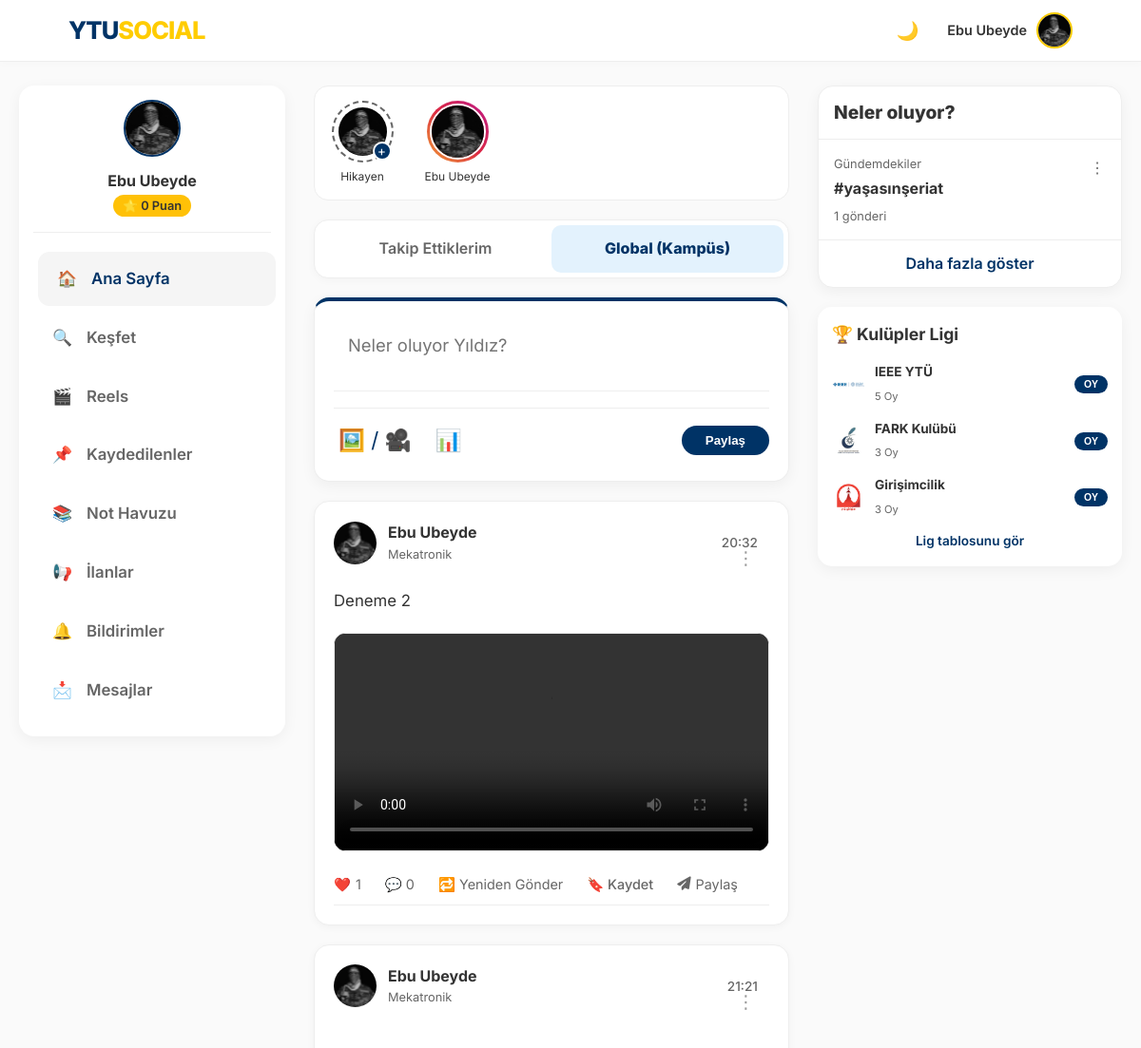
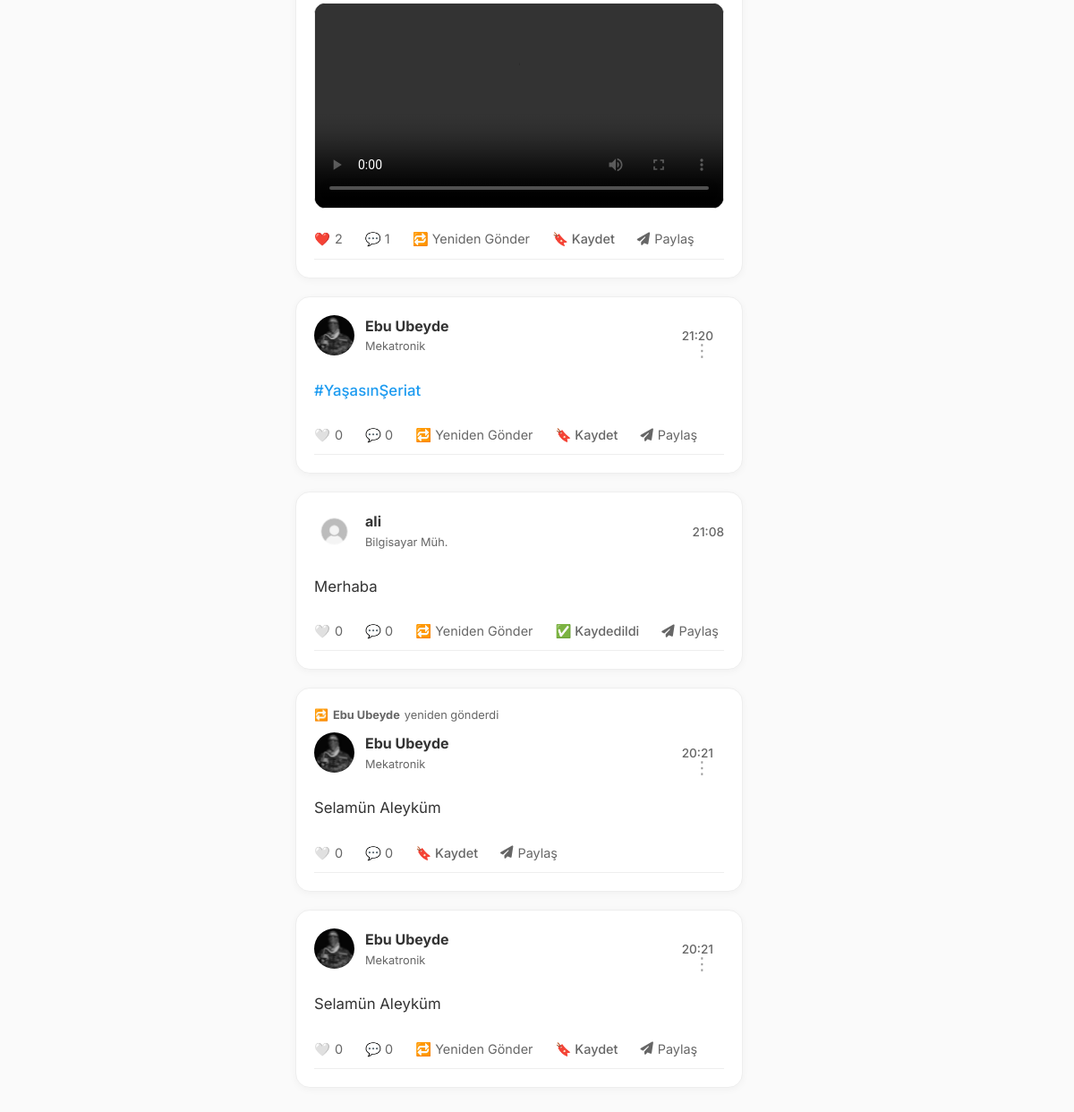
Screenshot of / (signed in) with the database file from the repository (2 pictures, top to bottom).
### app.py (models this page shows, shortened)
class User(UserMixin, db.Model):
    id = db.Column(db.Integer, primary_key=True)
    email = db.Column(db.String(120), unique=True, nullable=False)
    password = db.Column(db.String(200), nullable=False)
    username = db.Column(db.String(50), nullable=True)
    handle = db.Column(db.String(30), unique=True, nullable=True)
    stories = db.relationship('Story', backref='author', lazy=True)
    is_admin = db.Column(db.Boolean, default=False)
    department = db.Column(db.String(100), nullable=True)
    score = db.Column(db.Integer, default=0)
    bio = db.Column(db.String(200), nullable=True)
    profile_pic = db.Column(db.String(200), default='img/default_avatar.png')
    is_verified = db.Column(db.Boolean, default=False)
    otp_code = db.Column(db.String(6))
    ban_expiration = db.Column(db.DateTime, nullable=True)
    is_banned = db.Column(db.Boolean, default=False)
    posts = db.relationship('Post', backref='author', lazy=True)
    image_file = db.Column(db.String(20), nullable=True)
    comments = db.relationship('Comment', backref='author', lazy=True)
    messages_sent = db.relationship('Message', foreign_keys='Message.sender_id', backref='sender', lazy='dynamic')
    messages_received = db.relationship('Message', foreign_keys='Message.recipient_id', backref='recipient', lazy='dynamic')
    saved_posts = db.relationship('SavedPost', back_populates='user', lazy=True, cascade="all, delete-orphan")
    followed = db.relationship(
        'User', secondary=followers,
        primaryjoin=(followers.c.follower_id == id),
        secondaryjoin=(followers.c.followed_id == id),
        backref=db.backref('followers', lazy='dynamic'), lazy='dynamic'
    )
    def has_saved(self, post):
        return SavedPost.query.filter_by(user_id=self.id, post_id=post.id).first() is not None

class Post(db.Model):
    id = db.Column(db.Integer, primary_key=True)
    content = db.Column(db.Text, nullable=True)
    poll = db.relationship('Poll', uselist=False, backref='post', cascade="all, delete-orphan")
    date_posted = db.Column(db.DateTime, nullable=False, default=get_turkey_time)
    image_file = db.Column(db.String(50), nullable=True)
    user_id = db.Column(db.Integer, db.ForeignKey('user.id'), nullable=False)
    liked_by = db.relationship('User', secondary=likes, backref=db.backref('liked_posts', lazy='dynamic'))
    comments = db.relationship('Comment', backref='post', lazy=True, cascade="all, delete-orphan")
    repost_of_id = db.Column(db.Integer, db.ForeignKey('post.id'), nullable=True)
    repost_of = db.relationship('Post', remote_side=[id], backref=db.backref('reposts', cascade='all, delete-orphan'))
    report_count = db.Column(db.Integer, default=0)
    def is_video(self):
        if not self.image_file: return False
        video_exts = ['mp4', 'mov', 'avi', 'webm']
        return any(self.image_file.lower().endswith(ext) for ext in video_exts)

### app.py (the view, shortened to what this page needs)
@app.route('/', methods=['GET', 'POST'])
@login_required
def index():
    if not current_user.is_verified:
        return redirect(url_for('verify', email=current_user.email))
    one_day_ago = datetime.utcnow() - timedelta(days=1)
    active_stories = Story.query.filter(Story.timestamp > one_day_ago).order_by(Story.timestamp.asc()).all()
    stories_data = {}
    for story in active_stories:
        if story.author not in stories_data:
            stories_data[story.author] = {'stories': [], 'all_seen': True}
        seen_by_me = current_user in story.viewers
        if not seen_by_me and story.author != current_user:
            stories_data[story.author]['all_seen'] = False
        stories_data[story.author]['stories'].append({
            'id': story.id,
            'file': story.image_file,
            'timestamp': story.timestamp.strftime('%H:%M'),
            'seen': seen_by_me,
            'viewers': [u.username for u in story.viewers] if story.author == current_user else []
        })
    votes = load_votes()
    for club in CLUBS_DATA:
        club['votes'] = votes.get(club['id'], 0)
    ranked_clubs = sorted(CLUBS_DATA, key=lambda x: x['votes'], reverse=True)
    active_tab = request.args.get('tab', 'global')
    if active_tab == 'following':
        followed_ids = [user.id for user in current_user.followed]
        followed_ids.append(current_user.id)
        posts = Post.query.filter(Post.user_id.in_(followed_ids)).order_by(Post.date_posted.desc()).all()
    else:
        posts = Post.query.order_by(Post.date_posted.desc()).all()
    return render_template('index.html', clubs=ranked_clubs, votes=votes, posts=posts, active_tab=active_tab, stories=stories_data)

### templates/index.html (shortened to what this page needs)
<!DOCTYPE html>
<html lang="tr">
<head>
    <link rel="stylesheet" href="/static/style.css">
    <link href="https://cdnjs.cloudflare.com/ajax/libs/font-awesome/6.4.0/css/all.min.css" rel="stylesheet">
</head>
<body>
    {% include 'navbar_partial.html' ignore missing %}
    <div class="main-layout">
        <aside class="left-sidebar sticky-sidebar">
            <div class="club-card" style="border: none; padding: 15px;">
                <div style="text-align: center; margin-bottom: 20px; border-bottom: 1px solid var(--border-color); padding-bottom: 15px;">
                    <img src="/static/{{ current_user.profile_pic }}" style="width: 60px; height: 60px; border-radius: 50%; border: 2px solid var(--ytu-lacivert); object-fit: cover;">
                    <h3 style="font-size: 1rem; margin-top: 5px;">{{ current_user.username }}</h3>
                    <span class="badge-dept" style="background: #ffc107; color: #333; padding: 4px 10px; border-radius: 20px; font-size: 0.8rem;">
                        ⭐ {{ current_user.score }} Puan
                    </span>
                </div>
                <a href="/" class="sidebar-link active-link"><span>🏠</span> Ana Sayfa</a>
                <a href="{{ url_for('explore') }}" class="sidebar-link"><span>🔍</span> Keşfet</a>
                <a href="{{ url_for('reels') }}" class="sidebar-link"><span>🎬</span> Reels</a>
                <a href="{{ url_for('saved_posts_list') }}" class="sidebar-link"><span>📌</span> Kaydedilenler</a>
                <a href="{{ url_for('notes_pool') }}" class="sidebar-link"><span>📚</span> Not Havuzu</a>
                <a href="{{ url_for('adverts') }}" class="sidebar-link"><span>📢</span> İlanlar</a>
                <a href="{{ url_for('notifications') }}" class="sidebar-link"><span>🔔</span> Bildirimler</a>
                <a href="{{ url_for('messages_inbox') }}" class="sidebar-link"><span>📩</span> Mesajlar</a>
            </div>
        </aside>
        <main>
            <div class="stories-container">
                <div class="story-item" onclick="document.getElementById('storyInput').click()">
                    <div class="story-ring add-story-ring">
                        <img src="/static/{{ current_user.profile_pic }}" class="story-avatar">
                        <span class="add-story-icon">+</span>
                    </div>
                    <span class="story-username">Hikayen</span>
                </div>
                {% for author, data in stories.items() %}
                <div class="story-item" data-stories='{{ data.stories | tojson | safe }}' data-username="{{ author.username }}" data-userpic="/static/{{ author.profile_pic }}" data-isowner="{{ 'true' if author == current_user else 'false' }}" onclick="openStoryGalleryWrapper(this)">
                    <div class="story-ring {{ 'seen-story-ring' if data.all_seen and author != current_user else 'has-story-ring' }}">
                        <img src="/static/{{ author.profile_pic }}" class="story-avatar">
                    </div>
                    <span class="story-username">{{ author.username }}</span>
                </div>
                {% endfor %}
            </div>
            <div class="feed-tabs">
                <a href="/?tab=following" class="feed-tab {{ 'active' if active_tab == 'following' else '' }}">
                    Takip Ettiklerim
                </a>
                <a href="/?tab=global" class="feed-tab {{ 'active' if active_tab == 'global' else '' }}">
                    Global (Kampüs)
                </a>
            </div>
            <div class="club-card create-post-card">
                <form id="ajaxPostForm" enctype="multipart/form-data">
                    <textarea name="content" id="postTextarea" class="create-post-input" rows="2" placeholder="Neler oluyor Yıldız?"></textarea>
                    <div class="create-post-footer">
                        <div style="display: flex; gap: 15px;">
                            <label for="file-upload" class="file-upload-label" title="Medya Ekle">🖼️ / 🎥</label>
                            <span class="file-upload-label" title="Anket Ekle" onclick="togglePollCreator()">📊</span>
                        </div>
                        <button type="submit" class="btn-vote" style="padding: 8px 25px; border-radius: 20px;">Paylaş</button>
                    </div>
                </form>
            </div>
            <div id="feedContainer">
                {% for post in posts %}
                <div class="post-card">
                    {% if post.repost_of %}
                    <div class="repost-header">
                        <span>🔁</span>
                        <b>{{ post.author.username or 'Bir Yıldızlı' }}</b> yeniden gönderdi
                    </div>
                    {% endif %}
                    {% set display_post = post.repost_of if post.repost_of else post %}
                    <div class="post-header">
                        <div class="post-author-info">
                            <img src="/static/{{ display_post.author.profile_pic }}" class="post-avatar">
                            <div>
                                <a href="{{ url_for('user_profile', handle=display_post.author.handle) }}" class="post-author-link">
                                    <strong class="post-author-name">{{ display_post.author.username or display_post.author.email.split('@')[0] }}</strong>
                                </a>
                                <span class="post-author-dept">{{ display_post.author.department or 'Bölüm Yok' }}</span>
                            </div>
                        </div>
                        <div class="post-meta">
                            <small class="post-time">
                                {{ display_post.date_posted.strftime('%H:%M') }}
                            </small>
                            {% if display_post.author == current_user %}
                            <div style="position: relative;">
                                <button type="button" class="comment-menu-btn" onclick="toggleMenu('post-menu-{{ display_post.id }}')">⋮</button>
                            </div>
                            {% endif %}
                        </div>
                    </div>
                    <div id="post-content-{{ display_post.id }}" class="post-text">{{ display_post.content | format_tags }}</div>
                    {% if display_post.image_file %}
                    <div class="post-image-container">
                        {% if display_post.is_video() %}
                        <video controls playsinline class="post-image" style="background: black;">
                            <source src="/static/post_images/{{ display_post.image_file }}" type="video/mp4">
                        </video>
                        {% else %}
                        <img src="/static/post_images/{{ display_post.image_file }}" class="post-image" onclick="openLightbox(this.src)">
                        {% endif %}
                    </div>
                    {% endif %}
                    <div class="post-actions">
                        <span class="action-item" onclick="likePost('{{ display_post.id }}', this)">
                            {% if current_user in display_post.liked_by %}❤️{% else %}🤍{% endif %}
                            <span class="like-count">{{ display_post.liked_by|length }}</span>
                        </span>
                        <span class="action-item" onclick="toggleComments('comment-box-{{ post.id }}')">
                            💬 {{ display_post.comments|length }}
                        </span>
                        {% if not post.repost_of %}
                        <span class="action-item" onclick="repostPost('{{ display_post.id }}')">
                            🔁 Yeniden Gönder
                        </span>
                        {% endif %}
                        <span class="action-item" onclick="savePost('{{ display_post.id }}', this)">
                            {% if current_user.has_saved(display_post) %}
                            <span class="save-icon">✅ Kaydedildi</span>
                            {% else %}
                            <span class="save-icon">🔖 Kaydet</span>
                            {% endif %}
                        </span>
                        <span class="action-item" onclick="openShareModal('post', '{{ post.id }}')">
                            <i class="fas fa-paper-plane"></i> Paylaş
                        </span>
                    </div>
                </div>
                {% endfor %}
            </div>
        </main>
        <aside class="right-sidebar sticky-sidebar" style="align-self: flex-start;">
            <div class="trending-card">
                <div class="trending-header" style="cursor: pointer;" onclick="location.href='/trending'">Neler oluyor?</div>
                {% for tag, count in trending_tags[:3] %}
                <div class="trending-item-wrapper" id="tag-wrapper-{{ tag }}">
                    <a href="{{ url_for('explore', q='#' + tag) }}" class="trending-item">
                        <span class="trending-category">Gündemdekiler</span>
                        <span class="trending-tag">#{{ tag }}</span>
                        <span class="trending-count">{{ count }} gönderi</span>
                    </a>
                    <div class="trending-more" onclick="toggleTagMenu('{{ tag }}')">⋮
                    </div>
                </div>
                {% endfor %}
                <a href="/trending" class="trending-item" style="color: var(--ytu-lacivert); font-weight: 600; text-align: center; border: none; display:block;">
                    Daha fazla göster
                </a>
            </div>
            <div class="club-card" style="border: none; border-radius: 15px; margin-top: 15px; padding: 15px;">
                <h3 style="font-size: 1.1rem; margin-bottom: 15px; cursor: pointer;" onclick="location.href='/clubs_league'">🏆 Kulüpler Ligi</h3>
                {% for club in clubs[:3] %}
                <div style="display: flex; align-items: center; gap: 10px; margin-bottom: 12px;">
                    <img src="/static/img/{{ club.image }}" class="club-list-img" style="width: 35px; height: 35px; border-radius: 8px;">
                    <div style="flex: 1;">
                        <h4 style="font-size: 0.85rem; margin: 0;">{{ club.name }}</h4>
                        <span style="font-size: 0.7rem; color: var(--text-muted);">{{ club.votes }} Oy</span>
                    </div>
                    <button type="button" class="btn-vote" style="padding: 4px 10px; font-size: 0.65rem;" onclick="oyVer('{{ club.id }}', this)">OY</button>
                </div>
                {% endfor %}
                <a href="/clubs_league" style="font-size: 0.85rem; color: var(--ytu-lacivert); font-weight: 600; text-decoration: none; display: block; margin-top: 10px; text-align: center;">
                    Lig tablosunu gör
                </a>
            </div>
        </aside>
    </div>
</body>
</html>

### templates/navbar_partial.html (shortened to what this page needs)
<nav class="navbar">
    <a href="/" class="nav-logo">YTU<span>SOCIAL</span></a>
    <div class="nav-items" id="mobile-menu">
        <button type="button" onclick="toggleDarkMode()" id="theme-btn" title="Temayı Değiştir" style="background:none; border:none; cursor:pointer; font-size:1.2rem;">
            🌙
        </button>
        <div class="profile-menu" onclick="toggleProfileDropdown()">
            {% if current_user.is_authenticated %}
                <span style="font-weight: 600; font-size: 0.9rem;">{{ current_user.username }}</span>
                <img src="/static/{{ current_user.profile_pic }}" class="nav-avatar" alt="Profil">
            {% else %}
                <span style="font-weight: 600;">Misafir</span>
                <img src="/static/img/default_avatar.png" class="nav-avatar" alt="Misafir">
            {% endif %}
        </div>
    </div>
</nav>

### rows the page displays
User: username "Ebu Ubeyde", profile_pic (picture), score "0", author "Ebu Ubeyde", author "Mekatronik"
Post: author.profile_pic (picture), date_posted "20:32", content "Deneme 2", liked_by|length "1", comments|length "0", shows "🔖 Kaydet"
Post: author.profile_pic (picture), date_posted "21:21", liked_by|length "2", comments|length "1", shows "🔖 Kaydet"
Post: author.profile_pic (picture), date_posted "21:20", content "#YaşasınŞeriat", liked_by|length "0", comments|length "0", shows "🔖 Kaydet"
Post: author.profile_pic (placeholder picture), date_posted "21:08", content "Merhaba", liked_by|length "0", comments|length "0", shows "✅ Kaydedildi"
User: author "ali", author "Bilgisayar Müh."
Post: author "Ebu Ubeyde", author.profile_pic (picture), liked_by|length "0", comments|length "0", shows "🔖 Kaydet"
Post: date_posted "20:21", content "Selamün Aleyküm", author.profile_pic (picture), liked_by|length "0", comments|length "0", shows "🔖 Kaydet"

### other values shown
{{ tag }} "yaşasınşeriat"
{{ count }} "1"
{{ club.name }} "IEEE YTÜ" "FARK Kulübü" "Girişimcilik"
{{ club.votes }} "5" "3" "3"
